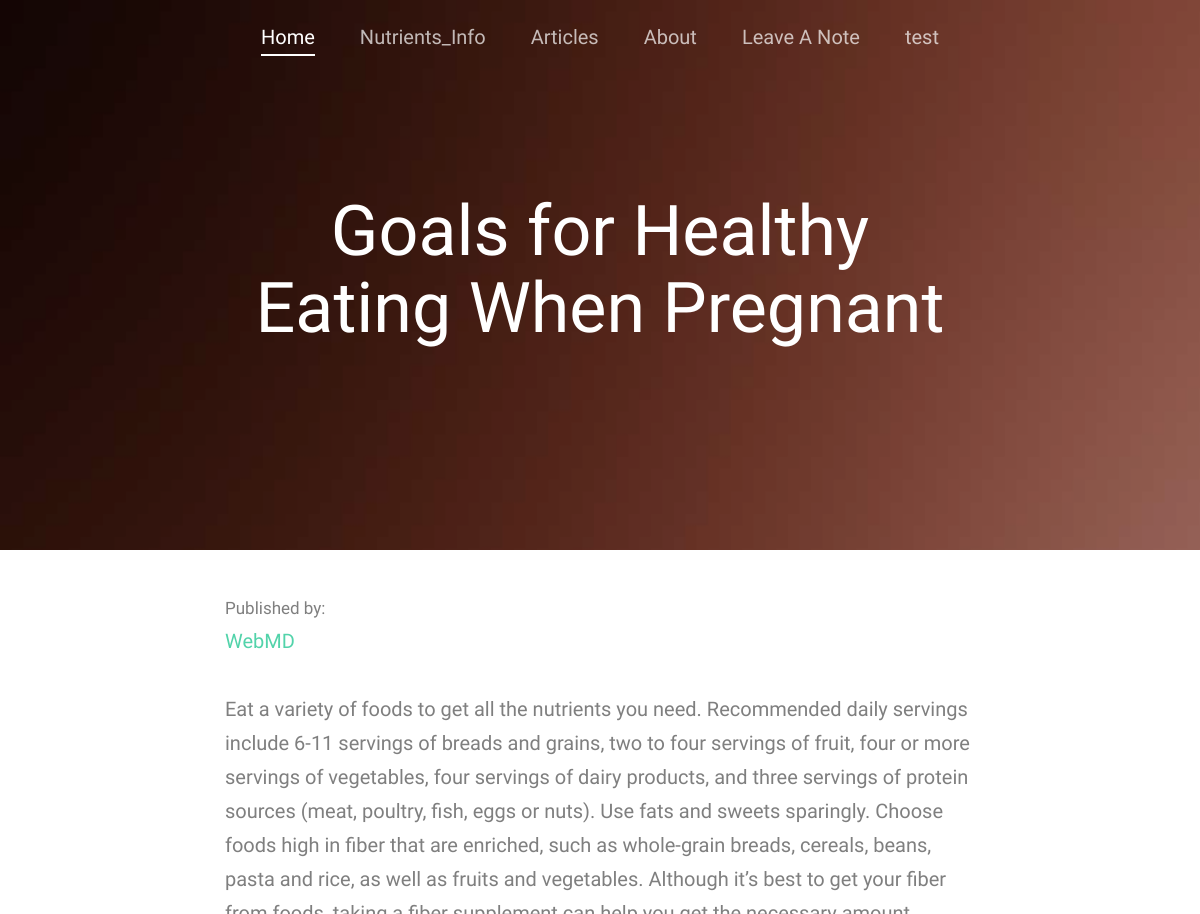
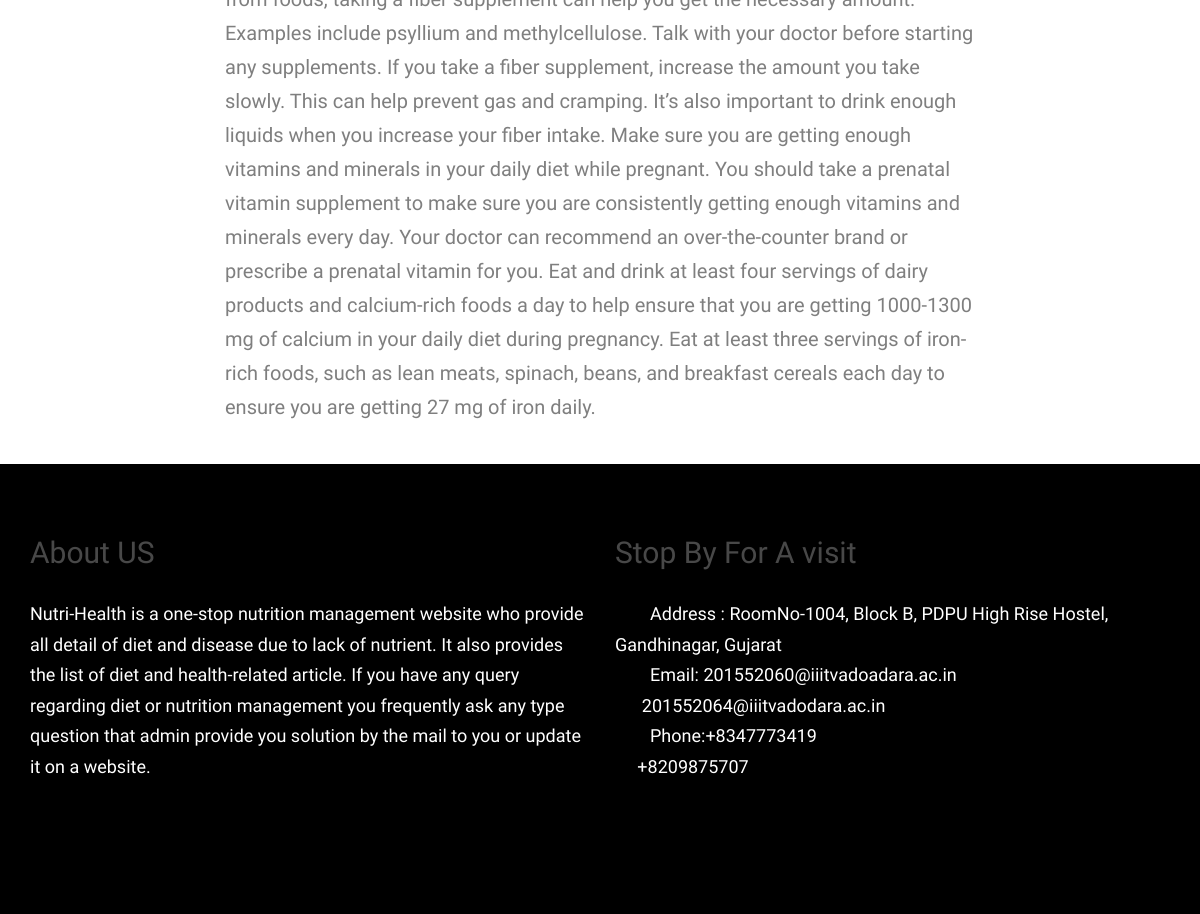
The app's page /articles/5/article/ (signed in) with its own data (2 pictures, top to bottom).
### articles/models.py (models this page shows, shortened)
class Article(models.Model):
    user = models.ForeignKey(User, on_delete=models.CASCADE)
    title = models.CharField(max_length=75)
    content = models.TextField()
    publisher = models.CharField(max_length=50)
    date = models.DateField(default='MM/DD/YYYY')

### articles/views.py (the view)
# urls.py: url(r'^(?P<pk>[0-9]+)/article/$', views.full_article, name='full_article'),
def full_article(request, pk):
    article = Article.objects.get(pk=pk)
    return render(request, 'full_article.html', {'article': article})

### articles/templates/full_article.html (shortened to what this page needs)
{% extends 'base.html' %}
{% block body %}
  <div class="fh5co-hero"
       style="background-image: url(images/hero_2.jpg);"
       data-stellar-background-ratio="0.5">
    <div class="overlay"></div>
    <div class="container">
      <div class="row">
        <div
            class="col-md-8 col-md-offset-2 col-sm-12 col-sm-offset-0 col-xs-12 col-xs-offset-0 text-center fh5co-table">
          <div class="fh5co-intro fh5co-table-cell">
            <h1 class="text-center">{{ article.title }}</h1>
          </div>
        </div>
      </div>
    </div>
  </div>
<div class="fh5co-section">
  <div class="container">
    <div class="row">
      <div class="col-md-2"></div>
      <div class="col-md-8">
        <div class="float-right">
          <small>Published by:</small>
          <br>
          <a>{{ article.publisher }}</a>
        </div>
        <br>
        {{ article.content }}
      </div>
      <div class="col-md-2"></div>
    </div>
  </div>
</div>
{% endblock %}

### templates/base.html (shortened to what this page needs)
{% load staticfiles %}
<!DOCTYPE html>
<html lang="en">
<head>
  <link rel="stylesheet"
        href="https://maxcdn.bootstrapcdn.com/bootstrap/3.3.7/css/bootstrap.min.css">
  <link rel="stylesheet" href="{% static 'css/animate.css' %}">
  <link rel="stylesheet" href="{% static 'css/font-awesome.css' %}">
  <link rel="stylesheet" href="{% static 'css/icomoon.css' %}">
  <link rel="stylesheet" href="{% static 'css/style.css' %}">
</head>
<body>
<div id="fh5co-wrap">
  <header id="fh5co-header">
    <div class="container">
      <nav class="fh5co-main-nav">
        <ul>
          <li class="fh5co-active"><a
              href="{% url 'home:home' %}"><span>Home</span></a>
          </li>
          <li><a
              href="{% url 'nutrients_info:info' %}"><span>Nutrients_Info</span></a>
          </li>
          <li>
            <a href="{% url 'articles:articles' %}"><span>Articles</span></a>
          </li>
          <li>
            <a
                href="{% url 'about_us:about' %}"><span>About</span></a>
          </li>
          <li>
            <a href="{% url 'contact:contact' %}"><span>Leave A Note</span></a>
          </li>
          <li>
            {% if request.user.username != '' %}
              <a href="{% url 'users:user_logout' %}"><span>
                {{ request.user.username }}</span></a>
            {% else %}
              <a href="{% url 'users:register' %}"><span>
                Register/login</span></a>
            {% endif %}
          </li>
        </ul>
      </nav>
    </div>
  </header>
  {% block body %}
  {% endblock %}
</div>
<footer id="fh5co-footer">
  <div class="container">
    <div id="contact-box" class="row">
      <div class="col-sm-6">
        <div class="block">
          <h2>About US</h2>
          <ul class="address-block">
              <li>Nutri-Health is a one-stop nutrition management website who provide all detail of diet and disease due
                  to
                  lack of nutrient. It also provides the list of diet and health-related article. If you have any query
                  regarding
                  diet or nutrition management you
                  frequently ask any type question that admin provide you solution by the mail to you or update it on a
                  website.
            </li>
          </ul>
        </div>
      </div>
      <div class="col-sm-6">
        <div class="block">
          <h2>Stop By For A visit</h2>
          <ul class="address-block">
            <li>
                <i class="fa fa-map-marker"></i>Address : RoomNo-1004, Block B, PDPU High Rise Hostel, &nbsp; &nbsp;&nbsp;&nbsp;
                Gandhinagar, Gujarat
            </li>
            <li>
                <i class="fa fa-envelope-o"></i>Email: 201552060@iiitvadoadara.ac.in <br> &nbsp; &nbsp;&nbsp;&nbsp;
                201552064@iiitvadodara.ac.in
            </li>
            <li>
                <i class="fa fa-phone"></i>Phone:+8347773419 <br> &nbsp; &nbsp;&nbsp;&nbsp;+8209875707
            </li>
          </ul>
          <ul class="social-icons">
            <li>
              <a href="#"><i class="fa fa-google"></i></a>
            </li>
            <li>
              <a href="#"><i class="fa fa-linkedin"></i></a>
            </li>
            <li>
              <a href="#"><i class="fa fa-pinterest"></i></a>
            </li>
            <li>
              <a href="#"><i class="fa fa-dribbble"></i></a>
            </li>
            <li>
              <a href="#"><i class="fa fa-behance"></i></a>
            </li>
            <li>
              <a href="#"><i class="fa fa-twitter"></i></a>
            </li>
            <li>
              <a href="#"><i class="fa fa-facebook"></i></a>
            </li>
          </ul>
        </div>
      </div>
    </div>
  </div>
</footer>
</body>
</html>

### static/css/style.css (style rules this page uses)
body { font-family: "Work Sans", Arial, sans-serif; font-weight: 300; font-size: 20px; line-height: 1.7; color: #777777; color: #7f7f7f; background: #fff; height: 100%; position: relative; }
.address-block li { margin-bottom: 20px; color: white; }
.address-block li i { margin-right: 15px; font-size: 20px; width: 20px; }
.social-icons { margin-top: 40px; color: white; }
.social-icons li { display: inline-block; margin: 0 6px; }
.social-icons a { display: inline-block; }
.social-icons i { color: white; margin-right: 25px; font-size: 25px; }
a { color: #52d3aa; -webkit-transition: 0.5s; -o-transition: 0.5s; transition: 0.5s; }
h1, h2, h3, h4, h5, h6 { color: rgba(72, 72, 72, 1); font-family: "Work Sans", Arial, sans-serif; font-weight: 300; margin: 0 0 30px 0; }
#fh5co-wrap { position: relative; background: #fff; z-index: 2; margin-bottom: 450px; }
#fh5co-footer { padding-top: 4em; position: fixed; bottom: 0; left: 0; width: 100%; z-index: 1; height: 450px; background: #000000; color: white; font-size: 18px; }
#fh5co-footer a { color: rgba(255, 255, 255, 0.7); }
#fh5co-footer ul { padding: 0; margin: 0; }
#fh5co-footer ul li { padding: 0; margin: 0; list-style: none; }
#fh5co-header { position: absolute; top: 0; width: 100%; z-index: 1000; }
#fh5co-header nav { text-align: center; }
#fh5co-header nav ul { padding: 0; margin: 0; }
#fh5co-header nav li { padding: 0; margin: 0; list-style: none; display: inline; }
#fh5co-header nav li a { padding: 20px; color: rgba(255, 255, 255, 0.7); display: -moz-inline-stack; display: inline-block; zoom: 1; *display: inline; -webkit-transition: 0.1s; -o-transition: 0.1s; transition: 0.1s; }
#fh5co-header nav li a span { -webkit-transition: 0.5s; -o-transition: 0.5s; transition: 0.5s; border-bottom: 2px solid transparent; display: block; }
#fh5co-header nav li.fh5co-active a { color: #fff; }
#fh5co-header nav li.fh5co-active a span { border-bottom: 2px solid #fff; }
.fh5co-table, .fh5co-table-cell, .fh5co-hero, .fh5co-parallax { height: 550px; }
.fh5co-hero, .fh5co-parallax { background-color: #555; background-attachment: fixed; background-size: cover; position: relative; }
.fh5co-hero .overlay, .fh5co-parallax .overlay { position: absolute; top: 0; left: 0; right: 0; bottom: 0; background: black; opacity: .2; }
.fh5co-hero .fh5co-intro h1, .fh5co-parallax .fh5co-intro h1 { color: #fff; font-size: 70px; font-weight: 300; margin-bottom: 10px; }
.fh5co-table { display: table; }
.fh5co-table-cell { display: table-cell; vertical-align: middle; }
.fh5co-section { padding: 2em 0; }

### records on screen
Article: title "Goals for Healthy Eating When Pregnant", publisher "WebMD", content "Eat a variety of foods to get all the nutrients you need. Recommended daily servings include 6-11 servings of breads and grains, two to four servings of fruit, four or more servings of vegetables, four servings of dairy products, and three servings of protein sources (meat, poultry, fish, eggs or nuts). Use fats and sweets sparingly. Choose foods high in fiber that are enriched, such as whole-grain breads, cereals, beans, pasta and rice, as well as fruits and vegetables. Although it’s best to get your fiber from foods, taking a fiber supplement can help you get the necessary amount. Examples include psyllium and methylcellulose. Talk with your doctor before starting any supplements. If you…"

### other values on screen
{{ request.user.username }} "test"
